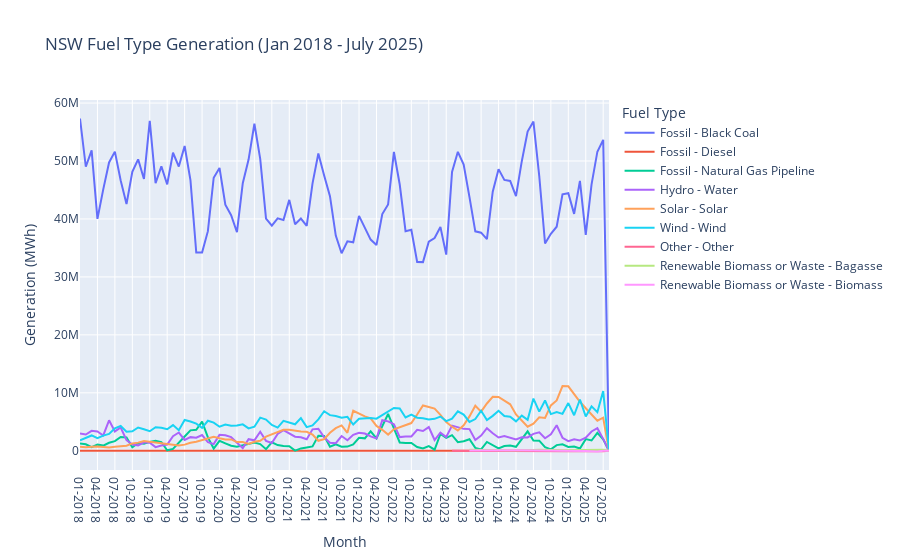

Notebook code cell kept with this figure:
### Code cell
px.line(nsw_fuel_generation_agg, x = 'MONTH', y = 'SCADAVALUE', color = 'FUEL TYPE', title = 'NSW Fuel Type Generation (Jan 2018 - July 2025)', labels = {'SCADAVALUE': 'Generation (MWh)', 'MONTH': 'Month', 'FUEL TYPE': 'Fuel Type'})
